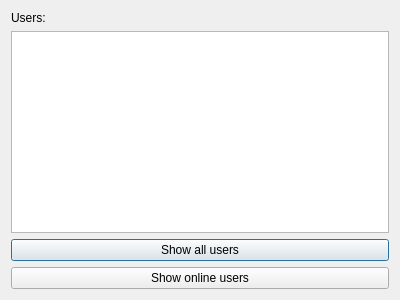
<?xml version="1.0" encoding="UTF-8"?>
<ui version="4.0">
 <class>users</class>
 <widget class="QDialog" name="users">
  <property name="geometry">
   <rect>
    <x>0</x>
    <y>0</y>
    <width>400</width>
    <height>300</height>
   </rect>
  </property>
  <property name="windowTitle">
   <string>Users</string>
  </property>
  <layout class="QGridLayout" name="gridLayout">
   <item row="0" column="0">
    <widget class="QLabel" name="label">
     <property name="text">
      <string>Users:</string>
     </property>
    </widget>
   </item>
   <item row="1" column="0">
    <widget class="QListWidget" name="userlist"/>
   </item>
   <item row="2" column="0">
    <widget class="QPushButton" name="allusersbtn">
     <property name="text">
      <string>Show all users</string>
     </property>
    </widget>
   </item>
   <item row="3" column="0">
    <widget class="QPushButton" name="onlineusersbtn">
     <property name="text">
      <string>Show online users</string>
     </property>
    </widget>
   </item>
  </layout>
 </widget>
 <resources/>
 <connections/>
</ui>
